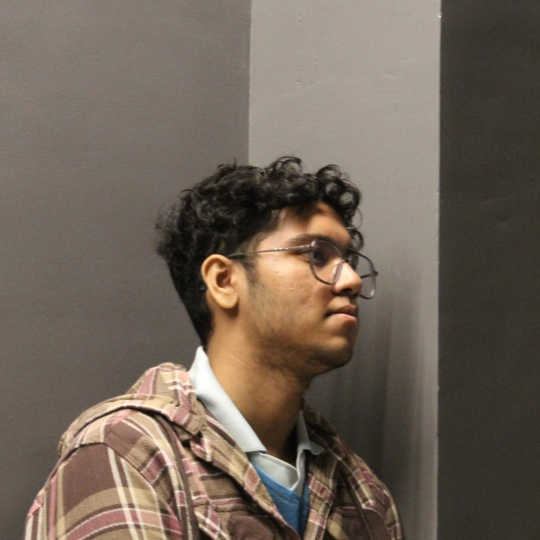
#> input picture profile.jpg, 1080 x 1080 px (shown at 1/2 size)
$ python make_ascii_svg.py ../profile.jpg out.png
#> lines starting #> are read from the running program, lines starting #| are printed output that depends on the picture
import os
import sys
import numpy as np
from PIL import Image

RAMP = " .`:-=+*cs#%@"  # Bright (sparse/space) -> dark (dense/@)

def image_to_ascii(img_path, target_width=100):
#> called with img_path = '../profile.jpg', target_width = 52
    if not os.path.exists(img_path):
        print(f"Error: Input image '{img_path}' not found.")
        sys.exit(1)

    img = Image.open(img_path).convert("L")
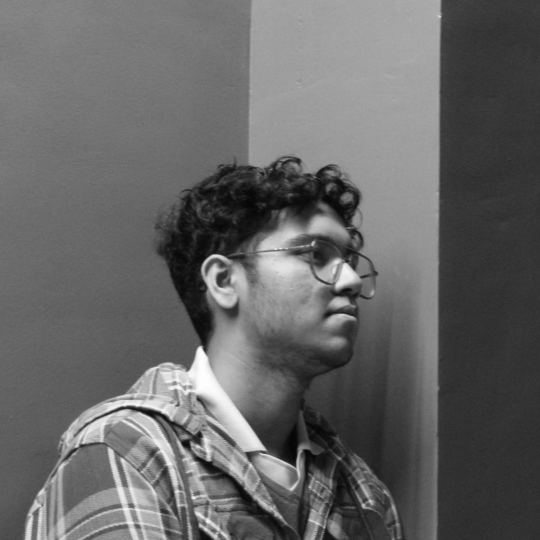
#> img: PIL image 1080x1080 L (shown at 1/2 size); min 3, max 255, mean 101.8
    w, h = img.size
#> w = 1080; h = 1080

    # Monospace font aspect ratio adjustment (~0.5 aspect ratio: width/height)
    aspect_ratio = h / float(w)
#> aspect_ratio = 1
    target_height = int(target_width * aspect_ratio * 0.52)
#> target_height = 27

    img_resized = img.resize((target_width, target_height), Image.Resampling.LANCZOS)
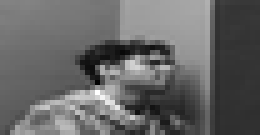
#> img_resized: PIL image 52x27 L (shown 5 times larger); min 3, max 255, mean 101.8
    arr = np.array(img_resized)

    ascii_lines = []
    ramp_len = len(RAMP)

    for row in arr:
        line_chars = []
        for pixel in row:
            # 255 is white -> space (RAMP[0]), 0 is black -> @ (RAMP[-1])
            idx = int((255 - pixel) / 255.0 * (ramp_len - 1))
            idx = max(0, min(ramp_len - 1, idx))
            line_chars.append(RAMP[idx])
        ascii_lines.append("".join(line_chars))
#> this loop made 27 passes
#> after the loop, ascii_lines = 27 items

    return ascii_lines, target_width, target_height

def generate_ascii_svg(ascii_lines, cols, rows, output_svg="rik-ascii.svg"):
    char_w = 6.2
    char_h = 11.5
    svg_w = int(cols * char_w + 30)
    svg_h = int(rows * char_h + 30)

    total_anim_duration = 3.5  # total seconds for whole portrait typing
    row_dur = total_anim_duration / rows

    svg_parts = []
    svg_parts.append(f'<svg xmlns="http://www.w3.org/2000/svg" viewBox="0 0 {svg_w} {svg_h}" width="{svg_w}" height="{svg_h}">')
    svg_parts.append('  <style>')
    svg_parts.append('    .bg { fill: #0d1117; rx: 10px; ry: 10px; }')
    svg_parts.append('    .ascii-text { font-family: "Fira Code", "Cascadia Code", "Courier New", monospace; font-size: 9.5px; fill: #8b949e; white-space: pre; }')
    svg_parts.append('    .cursor { fill: #58a6ff; }')
    svg_parts.append('  </style>')

    # Background card
    svg_parts.append(f'  <rect class="bg" width="{svg_w}" height="{svg_h}" />')

    # Definitions for row clip-paths and animations
    svg_parts.append('  <defs>')
    for r in range(rows):
        y_pos = r * char_h + 15
        start_delay = r * row_dur
        svg_parts.append(f'    <clipPath id="clip-row-{r}">')
        svg_parts.append(f'      <rect x="15" y="{y_pos:.1f}" width="0" height="{char_h:.1f}">')
        svg_parts.append(f'        <animate attributeName="width" from="0" to="{cols * char_w:.1f}" begin="{start_delay:.2f}s" dur="{row_dur:.2f}s" fill="freeze" />')
        svg_parts.append('      </rect>')
        svg_parts.append('    </clipPath>')
    svg_parts.append('  </defs>')

    # Render text lines with clip-path
    svg_parts.append('  <g class="ascii-text">')
    for r, line in enumerate(ascii_lines):
        y_pos = r * char_h + 23  # text baseline
        # Escape XML special chars
        escaped_line = line.replace("&", "&amp;").replace("<", "&lt;").replace(">", "&gt;").replace('"', "&quot;")
        svg_parts.append(f'    <text x="15" y="{y_pos:.1f}" clip-path="url(#clip-row-{r})">{escaped_line}</text>')

    # Typing cursor that moves down the portrait
    for r in range(rows):
        y_pos = r * char_h + 15
        start_delay = r * row_dur
        svg_parts.append(f'    <rect class="cursor" y="{y_pos:.1f}" height="{char_h:.1f}" width="7">')
        svg_parts.append(f'      <animate attributeName="x" from="15" to="{15 + cols * char_w:.1f}" begin="{start_delay:.2f}s" dur="{row_dur:.2f}s" fill="freeze" />')
        svg_parts.append(f'      <animate attributeName="opacity" values="1;1;0" keyTimes="0;0.95;1" begin="{start_delay:.2f}s" dur="{row_dur:.2f}s" fill="freeze" />')
        svg_parts.append('    </rect>')

    svg_parts.append('  </g>')
    svg_parts.append('</svg>')

    svg_content = "\n".join(svg_parts)
    with open(output_svg, "w", encoding="utf-8") as f:
        f.write(svg_content)

    print(f"ASCII SVG art generated successfully -> '{output_svg}' ({cols}x{rows})")

if __name__ == "__main__":
    img_file = sys.argv[1] if len(sys.argv) > 1 else "source-prepped.png"
    out_svg = sys.argv[2] if len(sys.argv) > 2 else "rik-ascii.svg"

    if not os.path.exists(img_file):
        print(f"File '{img_file}' not found. Generating a default test ASCII SVG...")
        # Create a dummy image if source photo does not exist yet
        dummy_img = Image.new("L", (100, 100), color=255)
        # Draw a simple circle in dummy image
        from PIL import ImageDraw
        draw = ImageDraw.Draw(dummy_img)
        draw.ellipse((20, 20, 80, 80), fill=50)
        dummy_img.save("source-prepped.png")
        img_file = "source-prepped.png"

    lines, w, h = image_to_ascii(img_file, target_width=52)
#> lines = 27 items; w = 52; h = 27
    generate_ascii_svg(lines, w, h, output_svg=out_svg)
#> in generate_ascii_svg, `svg_w = int(cols * char_w + 30)`: svg_w = 352
#> in generate_ascii_svg, `svg_h = int(rows * char_h + 30)`: svg_h = 340
#> in generate_ascii_svg, `row_dur = total_anim_duration / rows`: row_dur = 0.13
#> the loop in generate_ascii_svg, `for r in range(rows):` made 27 passes
#> start_delay on passes 1 to 12: 0, 0.13, 0.259, 0.389, 0.519, 0.648, 0.778, 0.907, 1.04, 1.17, 1.3, 1.43
#> after the loop in generate_ascii_svg, `for r in range(rows):`: svg_parts = 143 items
#> the loop in generate_ascii_svg, `for r, line in enumerate(ascii_lines):` made 27 passes
#> y_pos on passes 1 to 12: 23, 34.5, 46, 57.5, 69, 80.5, 92, 103.5, 115, 126.5, 138, 149.5
#> after the loop in generate_ascii_svg, `for r, line in enumerate(ascii_lines):`: svg_parts = 172 items
#> after the loop in generate_ascii_svg, `for r in range(rows):`: svg_parts = 280 items
#| ASCII SVG art generated successfully -> 'out.png' (52x27)
